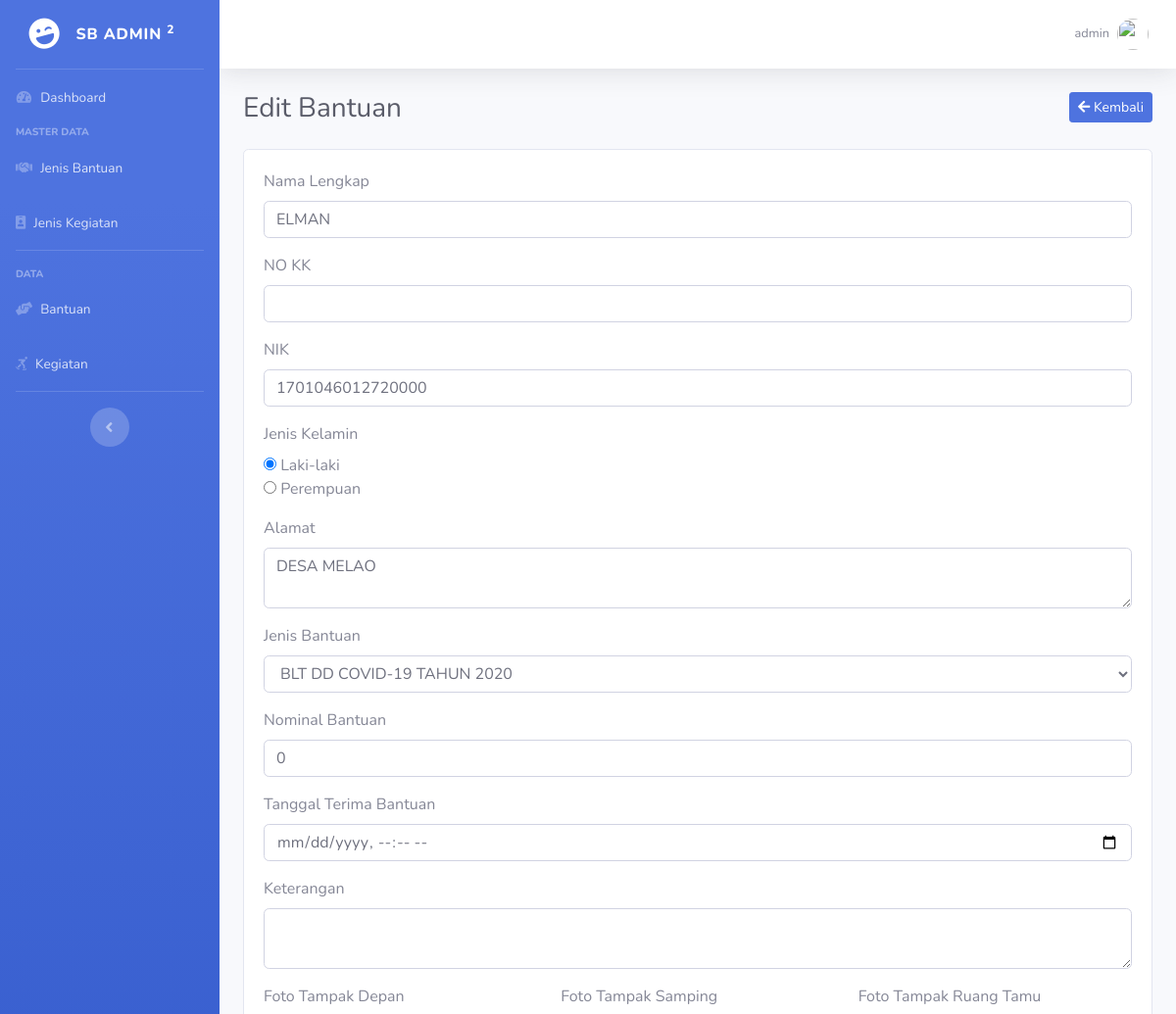
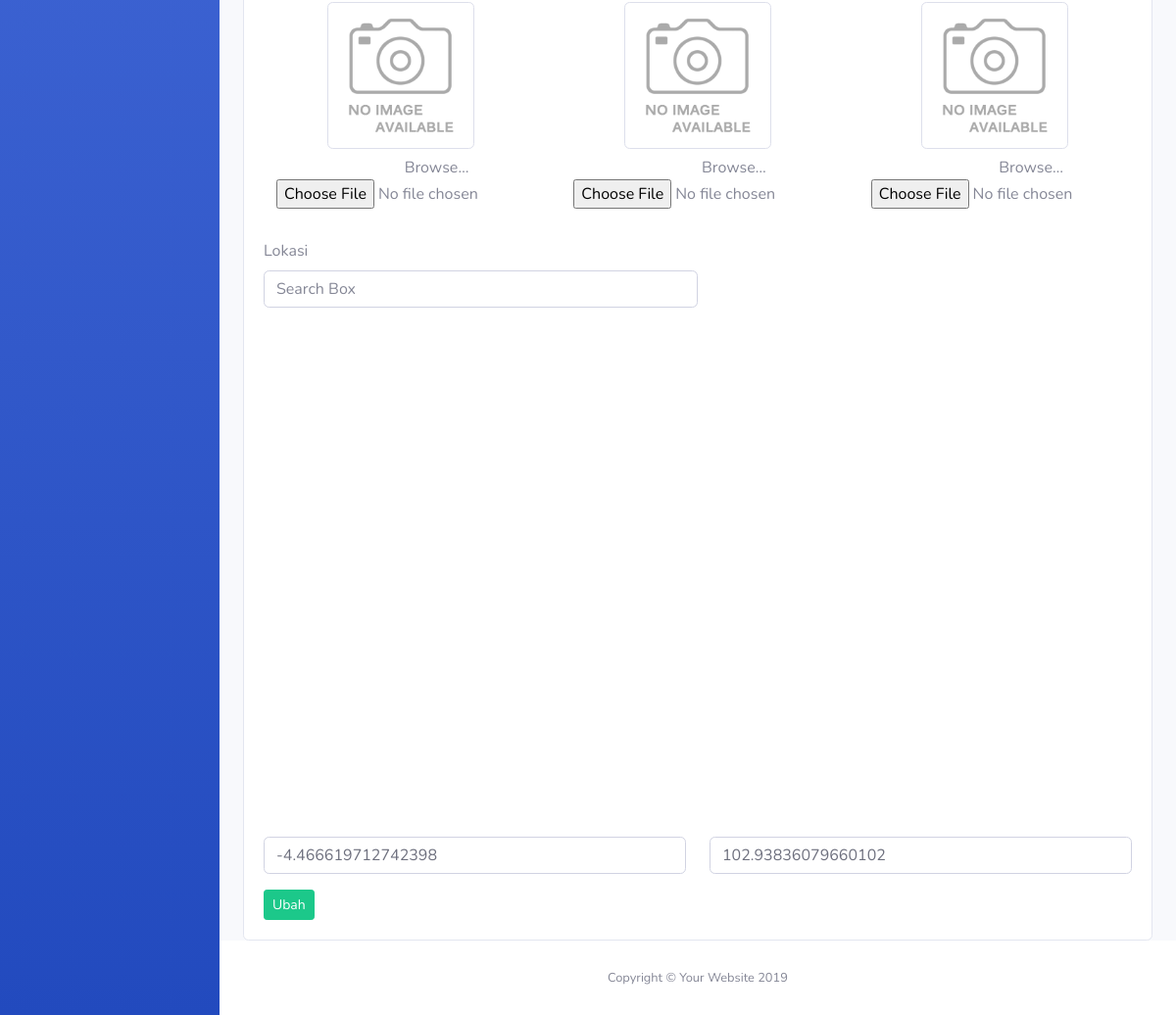
The page /admin/index.php?halaman=edit_bantuan&id=15 (signed in) on the database its author committed (2 pictures, top to bottom).
### tables this page shows
CREATE TABLE `bantuan` (
  `id_bantuan` int(11) NOT NULL,
  `id_desa` int(11) NOT NULL,
  `id_jenis_bantuan` int(11) DEFAULT NULL,
  `nik` varchar(20) NOT NULL,
  `kk` varchar(20) NOT NULL,
  `nama` varchar(225) NOT NULL,
  `jk` enum('L','P') NOT NULL,
  `alamat` text NOT NULL,
  `keterangan` text NOT NULL,
  `lat_bantuan` varchar(225) NOT NULL,
  `lng_bantuan` varchar(225) NOT NULL,
  `foto_tampak_depan` varchar(225) NOT NULL,
  `foto_tampak_samping` varchar(225) NOT NULL,
  `foto_tampak_ruang_tamu` varchar(225) NOT NULL,
  `nominal_bantuan` int(11) NOT NULL,
  `tanggal_terima_bantuan` datetime NOT NULL
);

CREATE TABLE `jenis_bantuan` (
  `id_jenis_bantuan` int(11) NOT NULL,
  `nama_jenis_bantuan` varchar(225) NOT NULL
);

### config/koneksi.php (called while the page is built, shortened)
<?php
$db = new mysqli("localhost","u6411026_client","db@client123","u6411026_giscovid");
class jenis_bantuan{
	private $table='jenis_bantuan';
	private $koneksi;
	function __construct($db)
	{
		$this->koneksi = $db;
	}
	public function tampil(){
		$ambil = $this->koneksi->query("SELECT * FROM ".$this->table." ORDER BY id_jenis_bantuan DESC");
		$semua=array();
		while($per_data = $ambil->fetch_assoc()){
			$semua[] = $per_data;
		}
		return $semua;
	}
}
$jenis_bantuan = new jenis_bantuan($db);
class bantuan{
	private $koneksi;
	function __construct($db)
	{
		$this->koneksi = $db;
	}
	public function detail($id){
		$ambil = $this->koneksi->query("SELECT * FROM bantuan LEFT JOIN desa ON bantuan.id_desa = desa.id_desa WHERE bantuan.id_bantuan='$id' ORDER BY id_bantuan DESC");
		$detail = $ambil->fetch_assoc();
		return $detail;
	}
}
$bantuan = new bantuan($db);
?>

### admin/bantuan/edit.php (the view, shortened to what this page needs)
<?php $detail = $bantuan->detail($_GET['id']); ?>
<?php $data_jenis_bantuan = $jenis_bantuan->tampil(); ?>
<div class="clearfix">
	<h1 class="h3 mb-4 float-left text-gray-800">Edit Bantuan</h1>
	<a href="index.php?halaman=bantuan" class="float-right btn btn-primary btn-sm"><i class="fa fa-arrow-left"></i> Kembali</a>
</div>
<div class="card">
	<div class="card-body">
		<form method="POST" enctype="multipart/form-data">
			<div class="form-group">
				<label>Nama Lengkap</label>
				<input type="text" class="form-control" name="nama" required value="<?php echo $detail['nama'] ?>">
			</div>
			<div class="form-group">
				<label>NO KK</label>
				<input type="number" class="form-control" name="kk" required value="<?php echo $detail['kk'] ?>">
			</div>
			<div class="form-group">
				<label>NIK</label>
				<input type="number" class="form-control" name="nik" required value="<?php echo $detail['nik'] ?>">
			</div>
			<div class="form-group">
				<label>Jenis Kelamin</label>
				<br/>
				<input type="radio" name="jk" required value="L" <?php if($detail['jk']=="L"){echo "checked";} ?>> Laki-laki
				<br/>
				<input type="radio" name="jk" required value="P" <?php if($detail['jk']=="P"){echo "checked";} ?>> Perempuan
			</div>
			<div class="form-group">
				<label>Alamat</label>
				<textarea class="form-control" name="alamat" required><?php echo $detail['alamat'] ?></textarea>
			</div>
			<div class="form-group">
				<label>Jenis Bantuan</label>
				<select name="id_jenis_bantuan" class="form-control" required>
					<?php foreach ($data_jenis_bantuan as $key => $value): ?>
						<option value="<?php echo $value['id_jenis_bantuan']; ?>" <?php if ($value['id_jenis_bantuan']==$detail['id_jenis_bantuan']) {echo "selected";} ?>><?php echo $value['nama_jenis_bantuan']; ?></option>
					<?php endforeach ?>
				</select>
			</div>
			<div class="form-group">
				<label>Nominal Bantuan</label>
				<input type="number" class="form-control" name="nominal_bantuan" required value="<?php echo $detail['nominal_bantuan'] ?>">
			</div>
			<div class="form-group">
				<label>Tanggal Terima Bantuan</label>
				<?php $tanggal_terima_bantuan = date('Y-m-d\TH:i:s', strtotime($detail['tanggal_terima_bantuan'])) ?>
				<input type="datetime-local" class="form-control" name="tanggal_terima_bantuan" value="<?php echo $tanggal_terima_bantuan; ?>">
			</div>
			<div class="form-group">
				<label>Keterangan</label>
				<textarea id="editor" class="form-control" name="keterangan"><?php echo $detail['keterangan'] ?></textarea>
			</div>
			<div class="row">
				<div class="col-xl-4 col-md-6 mb-4">
					<label>Foto Tampak Depan</label>
					<center>
						<?php if (empty($detail['foto_tampak_depan'])): ?>
							<img class="profile-user-img img-thumbnail" width="150" height="150" src="../assets/admin/img/bantuan/no-image.png"  alt="Foto Tampak Depan" id="img-upload">
						<?php else: ?>
							<img class="profile-user-img img-thumbnail" width="150" height="150" src="../assets/admin/img/bantuan/<?php echo $detail['foto_tampak_depan']; ?>"  alt="Foto Tampak Depan" id="img-upload">
						<?php endif ?>
					</center>
					<center>
						<div class="input-group">
							<span class="input-group-btn">
								<span class="btn btn-default btn-file">
									Browse… <input type="file" required id="imgInp" name="foto_tampak_depan">
								</span>
							</span>
						</div>
					</center>
				</div>
				<div class="col-xl-4 col-md-6 mb-4">
					<label>Foto Tampak Samping</label>
					<center>
						<?php if (empty($detail['foto_tampak_samping'])): ?>
							<img class="profile-user-img img-thumbnail" width="150" height="150" src="../assets/admin/img/bantuan/no-image.png"  alt="Foto Tampak Depan" id="img-upload1">
						<?php else: ?>
							<img class="profile-user-img img-thumbnail" width="150" height="150" src="../assets/admin/img/bantuan/<?php echo $detail['foto_tampak_samping']; ?>"  alt="Foto Tampak Depan" id="img-upload1">
						<?php endif ?>
					</center>
					<center>
						<div class="input-group1">
							<span class="input-group-btn">
								<span class="btn btn-default btn-file1">
									Browse… <input type="file" required id="imgInp1" name="foto_tampak_samping">
								</span>
							</span>
						</div>
					</center>
				</div>
				<div class="col-xl-4 col-md-6 mb-4">
					<label>Foto Tampak Ruang Tamu</label>
					<center>
						<?php if (empty($detail['foto_tampak_ruang_tamu'])): ?>
							<img class="profile-user-img img-thumbnail" width="150" height="150" src="../assets/admin/img/bantuan/no-image.png"  alt="Foto Tampak Depan" id="img-upload2">
						<?php else: ?>
							<img class="profile-user-img img-thumbnail" width="150" height="150" src="../assets/admin/img/bantuan/<?php echo $detail['foto_tampak_ruang_tamu']; ?>"  alt="Foto Tampak Depan" id="img-upload2">
						<?php endif ?>
					</center>
					<center>
						<div class="input-group">
							<span class="input-group-btn">
								<span class="btn btn-default btn-file">
									Browse… <input type="file" required id="imgInp2" name="foto_tampak_ruang_tamu">
								</span>
							</span>
						</div>
					</center>
				</div>
			</div>
			<div class="form-group">
				<label>Lokasi</label>
				<input
				id="pac-input" class="form-control" type="text"
				placeholder="Search Box" style="width: 50%;"/>
				<br/>
				<div id="map" style="width: 100%;height: 500px;"></div>
			</div>
			<div class="form-group">
				<div class="row">
					<div class="col-md-6">
						<input type="text" class="form-control" name="lat_bantuan" id="lat" required value="<?php echo $detail['lat_bantuan'] ?>">
					</div>
					<div class="col-md-6">
						<input type="text" class="form-control" name="lng_bantuan" id="lng" required value="<?php echo $detail['lng_bantuan'] ?>">
					</div>
				</div>
			</div>
			<button class="btn btn-success btn-sm" name="ubah">Ubah</button>
		</form>
	</div>
</div>

### admin/index.php (shortened to what this page needs)
<?php include '../config/koneksi.php'; ?>
<!DOCTYPE html>
<html lang="en">
<head>
  <link href="../assets/admin/vendor/fontawesome-free/css/all.min.css" rel="stylesheet" type="text/css">
  <link href="../assets/admin/css/sb-admin-2.min.css" rel="stylesheet">
</head>
<body id="page-top">
  <div id="wrapper">
    <?php include 'menu.php'; ?>
    <div id="content-wrapper" class="d-flex flex-column">
      <div id="content">
        <?php include 'header.php'; ?>
        <div class="container-fluid">
          <?php
          if (!isset($_GET['halaman']))
          {
            include "dashboard.php";
          }
          else
          {
            if($_GET['halaman']=="jenis_kegiatan")
            {
              include 'jenis_kegiatan/tampil.php';
            }
            elseif($_GET['halaman']=="tambah_jenis_kegiatan")
            {
              include 'jenis_kegiatan/tambah.php';
            }
            elseif($_GET['halaman']=="edit_jenis_kegiatan")
            {
              include 'jenis_kegiatan/edit.php';
            }
            elseif($_GET['halaman']=="hapus_jenis_kegiatan")
            {
              include 'jenis_kegiatan/hapus.php';
            }
            elseif($_GET['halaman']=="kegiatan")
            {
              include 'kegiatan/tampil.php';
            }
            elseif($_GET['halaman']=="tambah_kegiatan")
            {
              include 'kegiatan/tambah.php';
            }
            elseif($_GET['halaman']=="edit_kegiatan")
            {
              include 'kegiatan/edit.php';
            }
            elseif($_GET['halaman']=="hapus_kegiatan")
            {
              include 'kegiatan/hapus.php';
            }
            elseif($_GET['halaman']=="jenis_bantuan")
            {
              include 'jenis_bantuan/tampil.php';
            }
            elseif($_GET['halaman']=="tambah_jenis_bantuan")
            {
              include 'jenis_bantuan/tambah.php';
            }
            elseif($_GET['halaman']=="edit_jenis_bantuan")
            {
              include 'jenis_bantuan/edit.php';
            }
            elseif($_GET['halaman']=="hapus_jenis_bantuan")
            {
              include 'jenis_bantuan/hapus.php';
            }
            elseif($_GET['halaman']=="bantuan")
            {
              include 'bantuan/tampil.php';
            }
            elseif($_GET['halaman']=="tambah_bantuan")
            {
              include 'bantuan/tambah.php';
            }
            elseif($_GET['halaman']=="edit_bantuan")
            {
              include 'bantuan/edit.php';
            }
            elseif($_GET['halaman']=="hapus_bantuan")
            {
              include 'bantuan/hapus.php';
            }
            elseif($_GET['halaman']=="logout")
            {
              include 'logout.php';
            }
          }
          ?>
        </div>
      </div>
      <footer class="sticky-footer bg-white">
        <div class="container my-auto">
          <div class="copyright text-center my-auto">
            <span>Copyright &copy; Your Website 2019</span>
          </div>
        </div>
      </footer>
    </div>
  </div>
</body>
</html>

### admin/menu.php
<ul class="navbar-nav bg-gradient-primary sidebar sidebar-dark accordion" id="accordionSidebar">
      <a class="sidebar-brand d-flex align-items-center justify-content-center" href="index.html">
        <div class="sidebar-brand-icon rotate-n-15">
          <i class="fas fa-laugh-wink"></i>
        </div>
        <div class="sidebar-brand-text mx-3">SB Admin <sup>2</sup></div>
      </a>
      <hr class="sidebar-divider my-0">
      <li class="nav-item">
        <a class="nav-link" href="index.php">
          <i class="fas fa-fw fa-tachometer-alt"></i>
          <span>Dashboard</span></a>
      </li>
      <div class="sidebar-heading">
        Master Data
      </div>
      <li class="nav-item">
        <a class="nav-link" href="index.php?halaman=jenis_bantuan">
          <i class="fas fa-handshake"></i>
          <span>Jenis Bantuan</span></a>
      </li>
      <li class="nav-item">
        <a class="nav-link" href="index.php?halaman=jenis_kegiatan">
          <i class="fas fa-id-badge"></i>
          <span>Jenis Kegiatan</span></a>
      </li>
      <hr class="sidebar-divider">
      <div class="sidebar-heading">
        Data
      </div>
      <li class="nav-item">
        <a class="nav-link" href="index.php?halaman=bantuan">
          <i class="fas fa-hands-helping"></i>
          <span>Bantuan</span></a>
      </li>
      <li class="nav-item">
        <a class="nav-link" href="index.php?halaman=kegiatan">
          <i class="fas fa-skating"></i>
          <span>Kegiatan</span></a>
      </li>
      <hr class="sidebar-divider d-none d-md-block">
      <div class="text-center d-none d-md-inline">
        <button class="rounded-circle border-0" id="sidebarToggle"></button>
      </div>
    </ul>

### admin/header.php (shortened to what this page needs)
<nav class="navbar navbar-expand navbar-light bg-white topbar mb-4 static-top shadow">
          <ul class="navbar-nav ml-auto">
            <li class="nav-item dropdown no-arrow">
              <a class="nav-link dropdown-toggle" href="#" id="userDropdown" role="button" data-toggle="dropdown" aria-haspopup="true" aria-expanded="false">
                <span class="mr-2 d-none d-lg-inline text-gray-600 small"><?php echo ($_SESSION['admin']['username']); ?></span>
                <img class="img-profile rounded-circle" src="https://source.unsplash.com/QAB-WJcbgJk/60x60">
              </a>
            </li>
          </ul>
        </nav>

### rows shown on the page
bantuan: nama "ELMAN", nik "1701046012720000", jk "☑", alamat "DESA MELAO", id_jenis_bantuan "BLT DD COVID-19 TAHUN 2020", nominal_bantuan "0", lat_bantuan "-4.466619712742398", lng_bantuan "102.93836079660102"

### other values the page prints
$_SESSION['admin']['username'] "admin"
